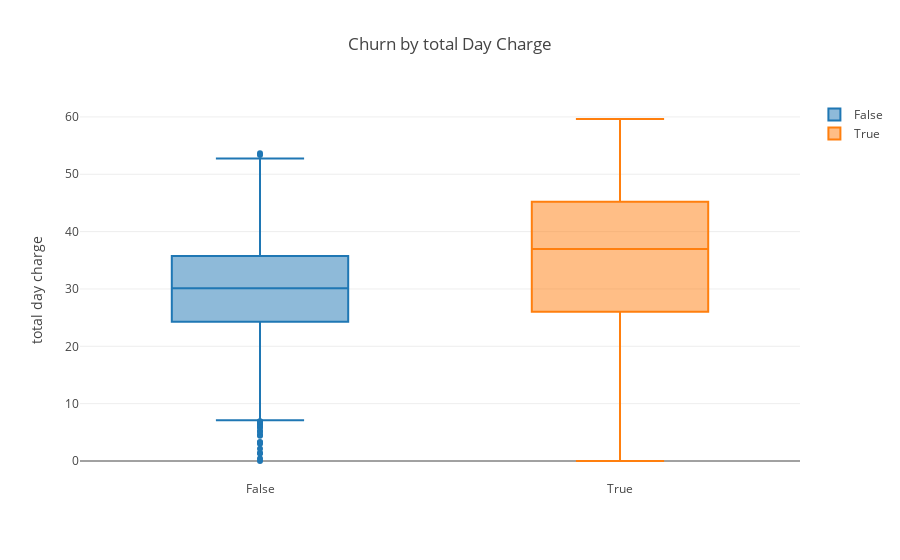

Notebook code cell kept with this figure:
### Markdown cell above
## Total Day Charge

### Code cell
groupedBoxPlot(df, col='total day charge', byCol='churn',
               title = 'Churn by total Day Charge')

### Figure 1 — Plotly figure (JSON) as saved in the notebook; plotly's stock layout.template omitted (floating-point values rounded to 4 significant figures; data arrays with more than 128 entries replaced by an {"elided": "..."} marker saying what was removed)
{"data": [{"name": "False", "type": "box", "y": {"elided": "2850 float values"}}, {"name": "True", "type": "box", "y": {"elided": "483 float values"}}], "layout": {"title": "Churn by total Day Charge", "xaxis": {"title": ""}, "yaxis": {"title": "total day charge"}}}
